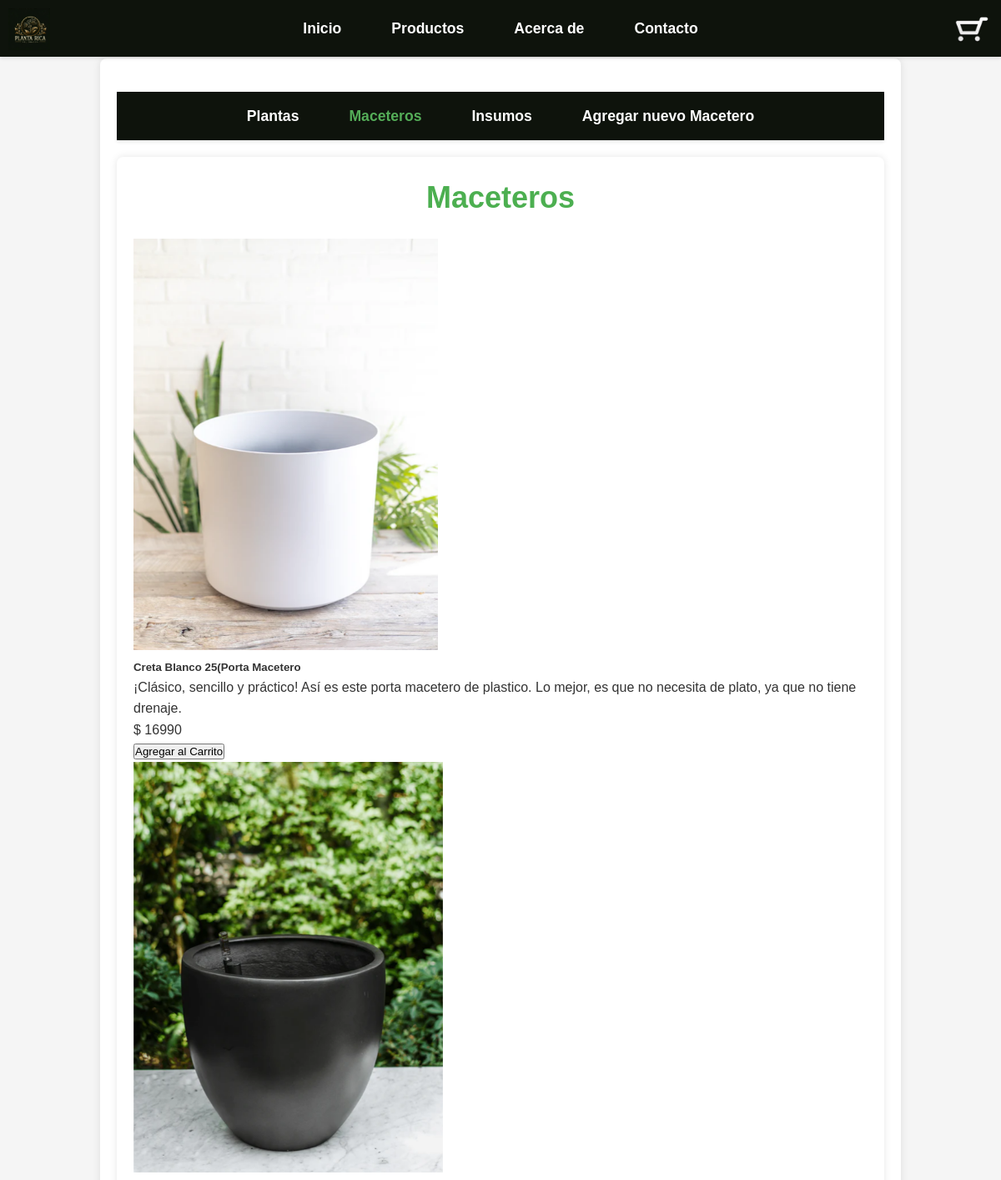
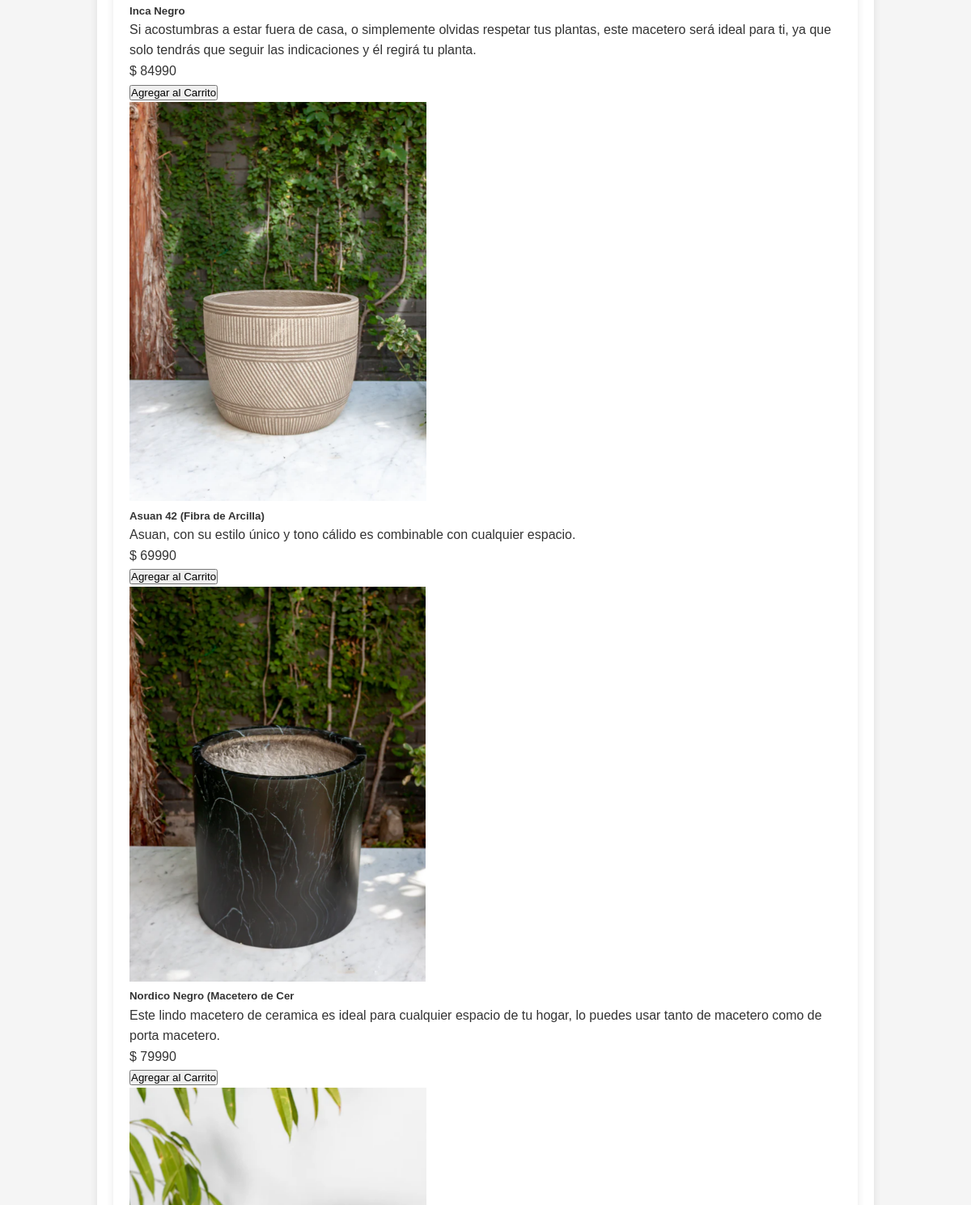
The page /Maceteros/ (upper part) on the database as committed earlier (2 pictures, top to bottom).
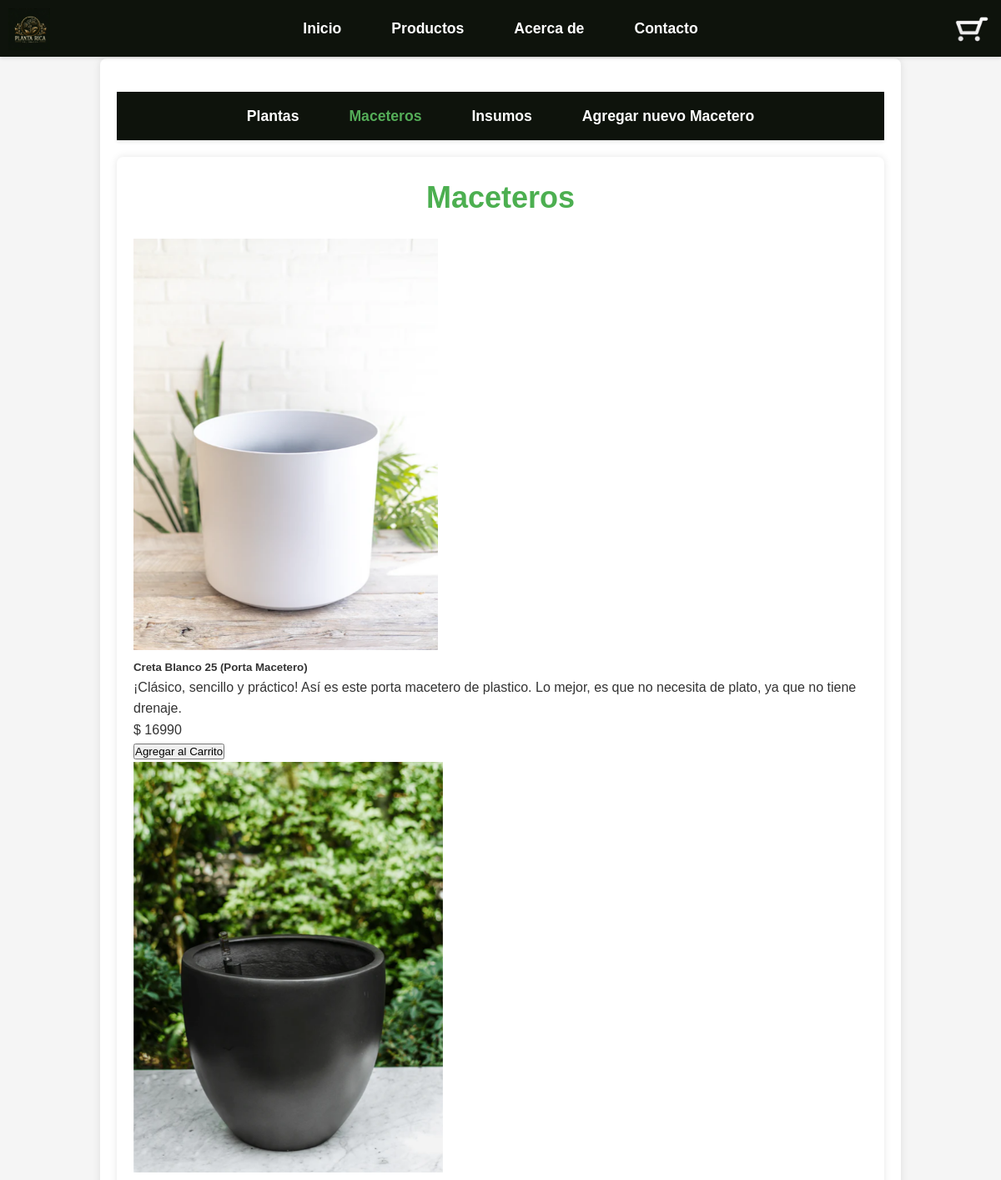
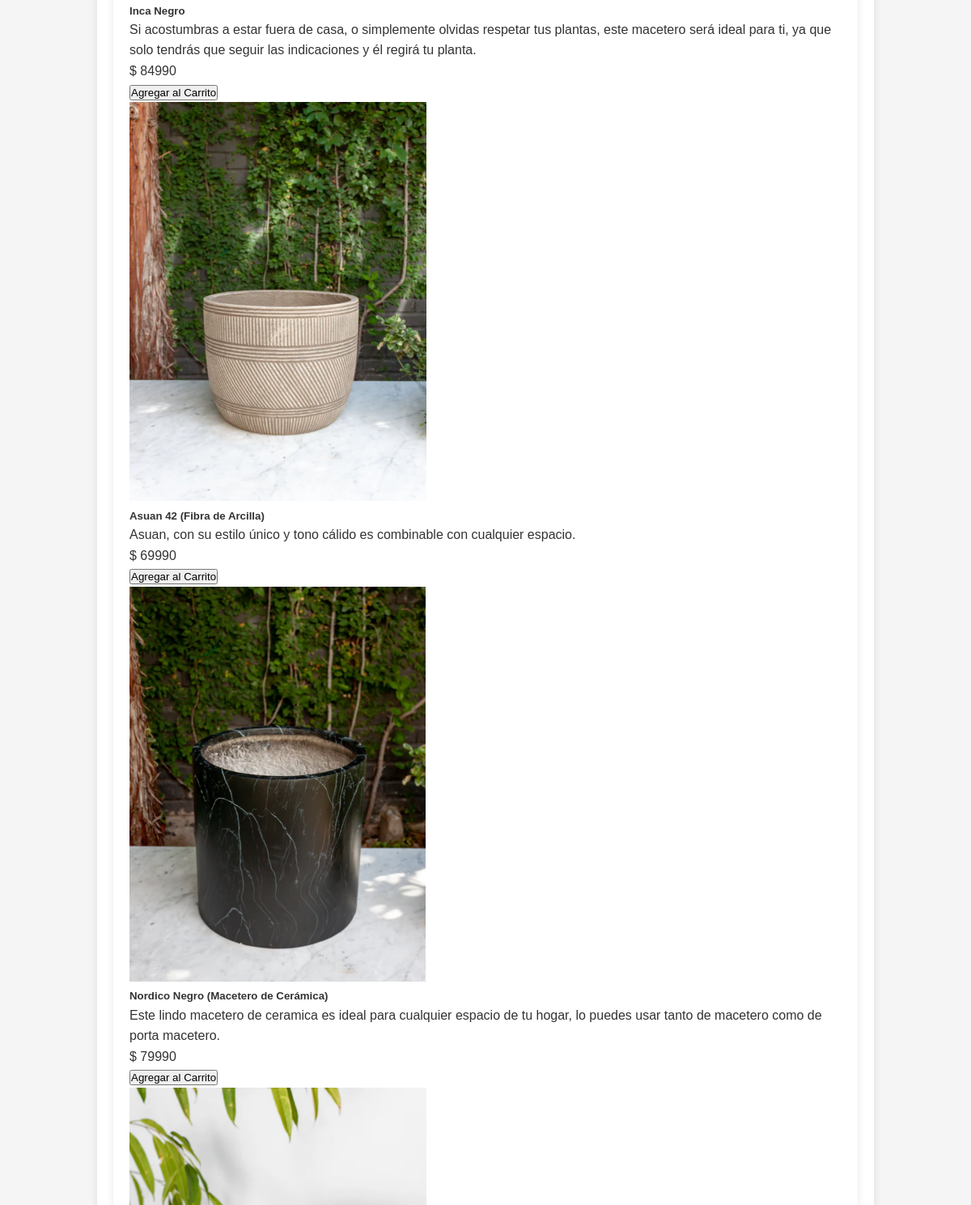
The same page on the database as committed later (2 pictures, top to bottom).
### PlantitaricaApp/models.py (models this page shows, shortened)
class Maceteros(models.Model):
    id_Macetero = models.AutoField(db_column='idMacetero', primary_key=True)
    nombre = models.CharField(max_length=100)
    precio     = models.IntegerField(blank=False, null=False)
    descripcion = models.CharField(max_length=500, blank=False, null=False)
    foto = models.ImageField(upload_to='Maceteros/',null=True, blank=True,verbose_name='Foto del Macetero')
    class Meta:
        verbose_name_plural = "Maceteros"

### PlantitaricaApp/views.py (the view)
# urls.py: path('Maceteros/', views.PMaceteros, name='Maceteros'),
def PMaceteros(request):
    maceteros = Maceteros.objects.all()
    v_encarro = EnCarro.objects.all()
    context={"Maceteros":maceteros, "EnCarro": v_encarro}
    return render(request,'PlantitaricaApp/Maceteros.html', context)

### PlantitaricaApp/templates/PlantitaricaApp/Maceteros.html (shortened to what this page needs)
{% extends "PlantitaricaApp/base.html" %}
{% block content %}
<nav class="mini-nav">
    <ul>
        <li id="plantas" class="{% if request.resolver_match.url_name == 'Productos' %}active{% endif %}">
            <a href="{% url 'Productos' %}">Plantas</a></li>
        <li id="maceteros" class="{% if request.resolver_match.url_name == 'Maceteros' %}active{% endif %}">
            <a href="{% url 'Maceteros' %}">Maceteros</a></li>
        <li id="insumos" class="{% if request.resolver_match.url_name == 'Insumos' %}active{% endif %}">
            <a href="{% url 'Insumos' %}">Insumos</a></li>
        <li id="agregar_maceteros" class="{% if request.resolver_match.url_name == 'agregar_maceteros' %}active{% endif %}">
            <a href="{% url 'agregar_maceteros' %}">Agregar nuevo Macetero</a></li>
    </ul>
</nav>
<div class="container">
    <h1>Maceteros</h1>
    <div class="grid-container">
        {% for producto in Maceteros %}
        <div class="card">
            <img src="{{ producto.foto.url }}" class="card-img-top" alt="{{ producto.descripcion }}">
            <div class="card-body">
                <h5 class="card-title">{{ producto.nombre }}</h5>
                <p class="card-text">{{ producto.descripcion }}</p>
                <p class="price">$ {{ producto.precio }}</p>
                <form action="{% url 'registrarEnCarro' %}" method="POST">
                    <button type="submit" >Agregar al Carrito</button>
                </form>
            </div>
        </div>
        {% empty %}
        <p>No hay productos disponibles.</p>
        {% endfor %}
    </div>
</div>
{% endblock %}

### PlantitaricaApp/templates/PlantitaricaApp/Base.html (shortened to what this page needs)
{% load static %}
<!DOCTYPE html>
<html lang="en">
<head>
    <link rel="stylesheet" href="{% static 'css/stylesBase.css' %}">
    <link rel="stylesheet" href="{% static 'css/styles.css' %}">
    <link rel="stylesheet" href="{% static 'css/mini-navbar.css' %}">
</head>
<body>
    <div class="container">
        {% block content %}
        {% endblock %}
    </div>
    <img src="{% static 'IMG/logo.jpg' %}" alt="logo" id="logo">
    <nav class="nav">
        <ul>
            <li class="{% if request.resolver_match.url_name == 'inicio' %}active{% endif %}">
                <a href="{% url 'inicio' %}" onclick="ocultarCarro()">Inicio</a>
            </li>
            <li class="{% if request.resolver_match.url_name == 'Productos' %}active{% endif %}">
                <a href="{% url 'Productos' %}" onclick="ocultarCarro()">Productos</a>
            </li>
            <li class="{% if request.resolver_match.url_name == 'AcercaDe' %}active{% endif %}">
                <a href="{% url 'AcercaDe' %}" onclick="ocultarCarro()">Acerca de</a>
            </li>
            <li class="{% if request.resolver_match.url_name == 'Contacto' %}active{% endif %}">
                <a href="{% url 'Contacto' %}" onclick="ocultarCarro()">Contacto</a>
            </li>
        </ul>
    </nav>
    <img src="{% static 'IMG/carrito.png' %}" alt="carrito" id="carrito" onclick="alternarCarro()">
</body>
</html>

### PlantitaricaApp/static/CSS/stylesBase.css (style rules this page uses)
* { margin: 0; padding: 0; box-sizing: border-box; }
html, body { height: 100%; width: 100%; padding-top: 0px; }
body { background-attachment: fixed; color: #ffffff; padding-top: 80px; line-height: 1.6; margin: 0; }
h1, h2, h3 { color: #2e7d32; }
#logo { height: auto; width: auto; max-width: 50px; position: fixed; top: 10px; left: 10px; z-index: 1001; }
#carrito { height: auto; width: auto; max-width: 50px; position: fixed; top: 10px; right: 10px; z-index: 1001; }
.nav { display: flex; justify-content: center; align-items: center; padding: 20px 20px; width: 100%; background-color: #0E130C; border-width: 1px; border-style: solid; border: none; box-shadow: 0 2px 4px rgba(0, 0, 0, 0.1); position: fixed; top: 0; z-index: 1000; }
.nav ul { list-style: none; display: flex; justify-content: center; align-items: center; flex-grow: 1; }
.nav li { margin: 0 15px; }
.nav a { color: #fff; text-decoration: none; font-weight: bold; font-size: 1.1em; padding: 20px 15px; transition: background-color 0.3s ease; border-radius: 5px; }
.container { width: 100%; padding: 20px; position: relative; z-index: 0; }

### Plantitarica/static/CSS/styles.css (style rules this page uses)
body { font-family: Arial, sans-serif; background-color: #f5f5f5; color: #333; margin: 0; padding: 0; }
.container { max-width: 960px; margin: 20px auto; padding: 20px; background-color: #fff; box-shadow: 0 0 10px rgba(0,0,0,0.1); border-radius: 8px; }
h1 { font-size: 36px; color: #4CAF50; margin-bottom: 20px; text-align: center; }

### PlantitaricaApp/static/CSS/mini-navbar.css (style rules this page uses)
.mini-nav { background-color: #0e130c; padding: 15px 0; margin: 20px 0; box-shadow: 0 2px 4px rgba(0, 0, 0, 0.1); border-color: #0e130c; width: 100%; position: relative; top: 0; left: 0; z-index: 1000; }
.mini-nav ul { list-style: none; display: flex; justify-content: center; align-items: center; padding: 0; margin: 0; }
.mini-nav li { margin: 0 15px; }
.mini-nav a { color: #fff; text-decoration: none; font-weight: bold; font-size: 1.1em; padding: 10px 15px; transition: background-color 0.3s ease; border-radius: 5px; }
.mini-nav .active a { color: #54ad58; }
body { padding-top: 50px; }

Rows that differ between the two databases and show on the page:
changed Maceteros: nombre "Creta Blanco 25(Porta Macetero" → "Creta Blanco 25 (Porta Macetero)"
changed Maceteros: nombre "Nordico Negro (Macetero de Cer" → "Nordico Negro (Macetero de Cerámica)"
